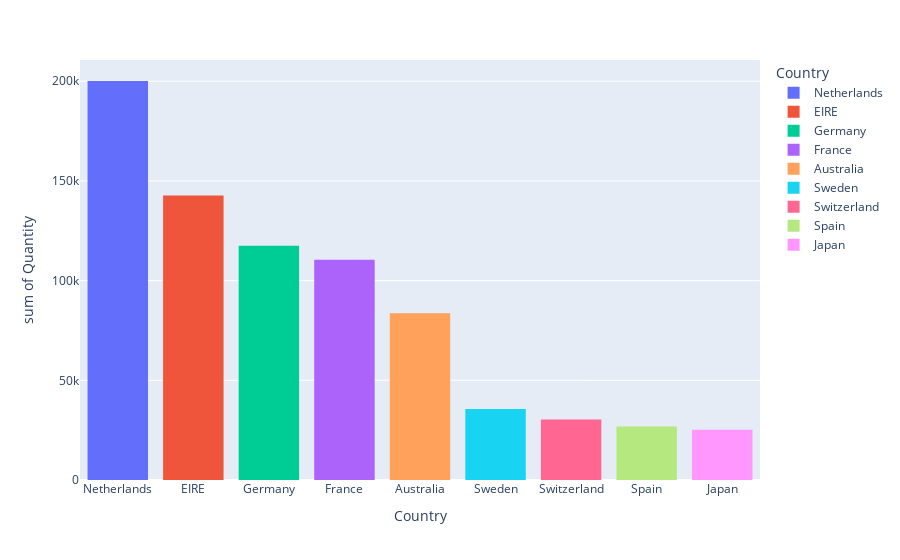

Here is the notebook cell this chart was saved with:
### Code cell
px.histogram(countries, x='Country', y='Quantity', color='Country')

### Figure 1 — Plotly figure (JSON) as saved in the notebook; plotly's stock layout.template omitted (floating-point values rounded to 4 significant figures)
{"data": [{"alignmentgroup": "True", "bingroup": "x", "histfunc": "sum", "hovertemplate": "Country=%{x}<br>sum of Quantity=%{y}<extra></extra>", "legendgroup": "Netherlands", "marker": {"color": "#636efa"}, "name": "Netherlands", "offsetgroup": "Netherlands", "orientation": "v", "showlegend": true, "type": "histogram", "x": ["Netherlands"], "xaxis": "x", "y": [200128], "yaxis": "y"}, {"alignmentgroup": "True", "bingroup": "x", "histfunc": "sum", "hovertemplate": "Country=%{x}<br>sum of Quantity=%{y}<extra></extra>", "legendgroup": "EIRE", "marker": {"color": "#EF553B"}, "name": "EIRE", "offsetgroup": "EIRE", "orientation": "v", "showlegend": true, "type": "histogram", "x": ["EIRE"], "xaxis": "x", "y": [142637], "yaxis": "y"}, {"alignmentgroup": "True", "bingroup": "x", "histfunc": "sum", "hovertemplate": "Country=%{x}<br>sum of Quantity=%{y}<extra></extra>", "legendgroup": "Germany", "marker": {"color": "#00cc96"}, "name": "Germany", "offsetgroup": "Germany", "orientation": "v", "showlegend": true, "type": "histogram", "x": ["Germany"], "xaxis": "x", "y": [117448], "yaxis": "y"}, {"alignmentgroup": "True", "bingroup": "x", "histfunc": "sum", "hovertemplate": "Country=%{x}<br>sum of Quantity=%{y}<extra></extra>", "legendgroup": "France", "marker": {"color": "#ab63fa"}, "name": "France", "offsetgroup": "France", "orientation": "v", "showlegend": true, "type": "histogram", "x": ["France"], "xaxis": "x", "y": [110480], "yaxis": "y"}, {"alignmentgroup": "True", "bingroup": "x", "histfunc": "sum", "hovertemplate": "Country=%{x}<br>sum of Quantity=%{y}<extra></extra>", "legendgroup": "Australia", "marker": {"color": "#FFA15A"}, "name": "Australia", "offsetgroup": "Australia", "orientation": "v", "showlegend": true, "type": "histogram", "x": ["Australia"], "xaxis": "x", "y": [83653], "yaxis": "y"}, {"alignmentgroup": "True", "bingroup": "x", "histfunc": "sum", "hovertemplate": "Country=%{x}<br>sum of Quantity=%{y}<extra></extra>", "legendgroup": "Sweden", "marker": {"color": "#19d3f3"}, "name": "Sweden", "offsetgroup": "Sweden", "orientation": "v", "showlegend": true, "type": "histogram", "x": ["Sweden"], "xaxis": "x", "y": [35637], "yaxis": "y"}, {"alignmentgroup": "True", "bingroup": "x", "histfunc": "sum", "hovertemplate": "Country=%{x}<br>sum of Quantity=%{y}<extra></extra>", "legendgroup": "Switzerland", "marker": {"color": "#FF6692"}, "name": "Switzerland", "offsetgroup": "Switzerland", "orientation": "v", "showlegend": true, "type": "histogram", "x": ["Switzerland"], "xaxis": "x", "y": [30325], "yaxis": "y"}, {"alignmentgroup": "True", "bingroup": "x", "histfunc": "sum", "hovertemplate": "Country=%{x}<br>sum of Quantity=%{y}<extra></extra>", "legendgroup": "Spain", "marker": {"color": "#B6E880"}, "name": "Spain", "offsetgroup": "Spain", "orientation": "v", "showlegend": true, "type": "histogram", "x": ["Spain"], "xaxis": "x", "y": [26824], "yaxis": "y"}, {"alignmentgroup": "True", "bingroup": "x", "histfunc": "sum", "hovertemplate": "Country=%{x}<br>sum of Quantity=%{y}<extra></extra>", "legendgroup": "Japan", "marker": {"color": "#FF97FF"}, "name": "Japan", "offsetgroup": "Japan", "orientation": "v", "showlegend": true, "type": "histogram", "x": ["Japan"], "xaxis": "x", "y": [25218], "yaxis": "y"}], "layout": {"barmode": "relative", "legend": {"title": {"text": "Country"}, "tracegroupgap": 0}, "margin": {"t": 60}, "xaxis": {"anchor": "y", "categoryarray": ["Netherlands", "EIRE", "Germany", "France", "Australia", "Sweden", "Switzerland", "Spain", "Japan"], "categoryorder": "array", "domain": [0, 1], "title": {"text": "Country"}}, "yaxis": {"anchor": "x", "domain": [0, 1], "title": {"text": "sum of Quantity"}}}}
